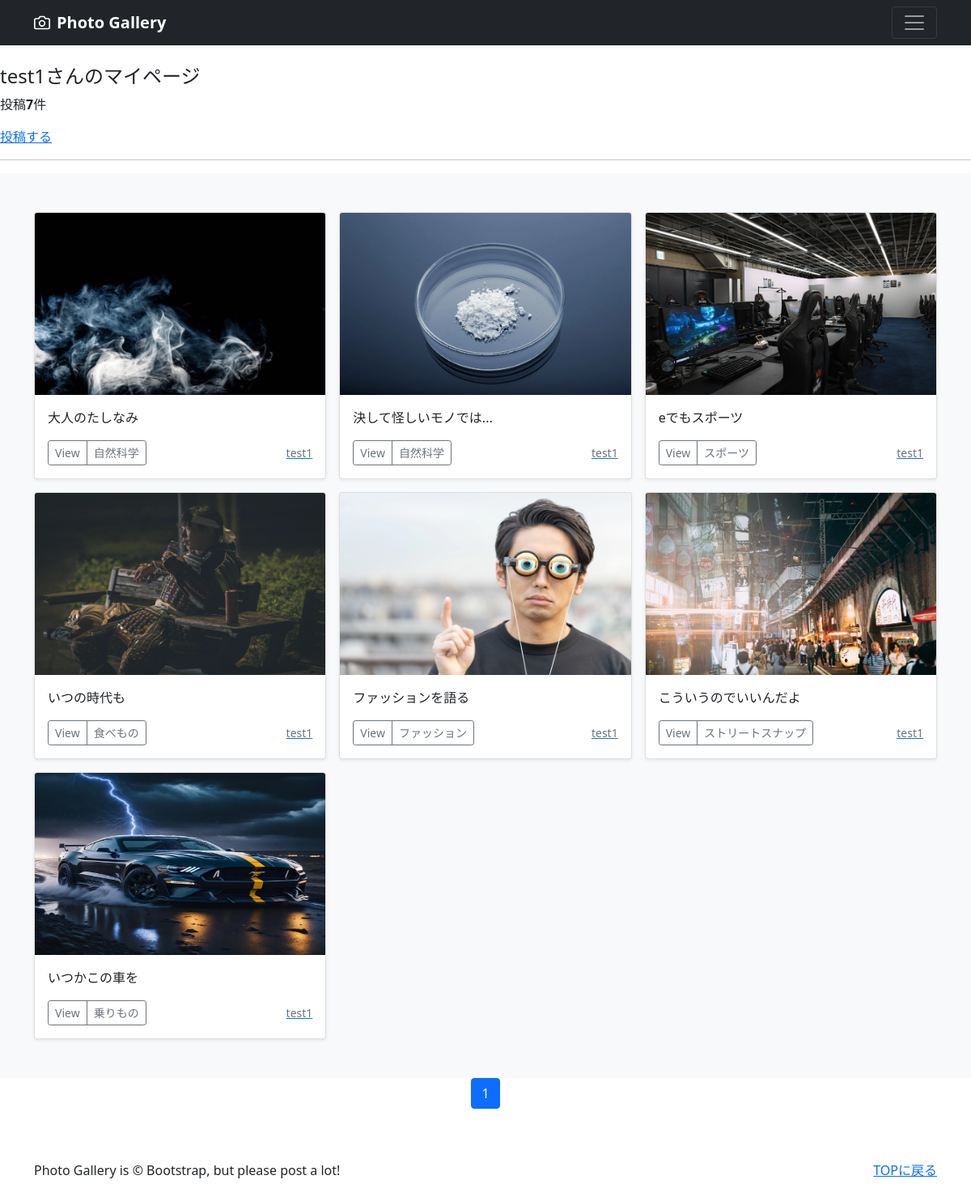
Page /mapage/ (signed in) on the committed database.
### accounts/models.py (models this page shows)
class CustomUser(AbstractUser):
    pass

### photo/models.py (models this page shows, shortened)
class PhotoPost(models.Model):
    user = models.ForeignKey(
        CustomUser,
        verbose_name='ユーザー',
        on_delete=models.CASCADE
        )
    category = models.ForeignKey(
        Category,
        verbose_name='カテゴリ',
        on_delete=models.PROTECT
        )
    title = models.CharField(
        verbose_name='タイトル',
        max_length=200
        )
    comment = models.TextField(
        verbose_name='コメント'
        )
    image1 = models.ImageField(
        verbose_name='イメージ1',
        upload_to='photos'
        )
    image2 = models.ImageField(
        verbose_name='イメージ2',
        upload_to='photos',
        blank=True,
        null=True
        )
    posted_at = models.DateTimeField(
        verbose_name='投稿日時',
        auto_now_add=True
        )

class Category(models.Model):
    title = models.CharField(
        verbose_name='カテゴリ',
        max_length=20)

### photo/views.py (the view)
# urls.py: path('mapage/', views.MypageView.as_view(), name='mypage'),
class MypageView(ListView):
    template_name = 'mypage.html'
    paginate_by = 9
    def get_queryset(self):
        queryset = PhotoPost.objects.filter(user=self.request.user).order_by('-posted_at')
        return queryset

### photo/templates/mypage.html (shortened to what this page needs)
{% extends "base.html" %}
    {% block contents %}
    {% if user.is_authenticated %}
        <br>
        <div style="text-alig:center">
            <h4>{{user.username}}さんのマイページ</h4>
            {% if object_list.count == 0 %}
                <p>{{user.username}}さんの投稿はありません</p>
            {% else %}
                <p>投稿<strong>{{object_list.count}}</strong>件</p>
            {% endif %}
            <a href="{% url 'photo:post' %}">投稿する</a>
        </div>
        <hr>
    {% endif %}
    {% include "photos_list.html" %}
    {% include "pagination.html" %}
    {% endblock %}

### photo/templates/base.html (shortened to what this page needs)
{% load static %}
<!doctype html>
<html lang="ja" data-bs-theme="auto">
  <head><script src="../assets/js/color-modes.js"></script>
    <link href="https://cdn.jsdelivr.net/npm/bootstrap@5.0.2/dist/css/bootstrap.min.css"
          rel="stylesheet"
>
  </head>
<body>
<header>
  <div class="navbar navbar-dark bg-dark shadow-sm">
    <div class="container">
      <a href="{% url 'photo:index' %}" class="navbar-brand d-flex align-items-center">
        <strong>Photo Gallery</strong>
      </a>
      <button class="navbar-toggler" type="button" data-bs-toggle="collapse" data-bs-target="#navbarHeader" aria-controls="navbarHeader" aria-expanded="false" aria-label="Toggle navigation">
        <span class="navbar-toggler-icon"></span>
      </button>
    </div>
  </div>
</header>
<main>
  {% block contents %}{% endblock %}
</main>
<footer class="text-body-secondary py-5">
  <div class="container">
    <p class="float-end mb-1">
      <a href="#">TOPに戻る</a>
    </p>
    <p class="mb-1">Photo Gallery is &copy; Bootstrap, but please post a lot!</p>
  </div>
</footer>
    </body>
</html>

### photo/templates/photos_list.html (shortened to what this page needs)
<div class="album py-5 bg-light">
  <div class="container">
    <div class="row row-cols-1 row-cols-sm-2 row-cols-md-3 g-3">
      {% for record in object_list %}
      <div class="col">
        <div class="card shadow-sm">
          <img src="{{ record.image1.url }}"
               class="bd-placeholder-img card-img-top"
               width="100%" height="225"
               xmlns="http://www.w3.org/2000/svg"
               role="img" aria-label="Placeholder: Thumbnail"
               preserveAspectRatio="xMidYMid slice"
               focusable="false">
               <rect width="100%" height="100%" fill="#55595c"/>
          <div class="card-body">
            <p class="card-text">
              {{record.title}}
            </p>
            <div class="d-flex justify-content-between align-items-center">
              <div class="btn-group">
                <button type="button"
                        class="btn btn-sm btn-outline-secondary"
                        onclick="location.href='{% url 'photo:photo_detail' record.pk %}'">
                        View</button>
                <button type="button"
                        class="btn btn-sm btn-outline-secondary"
                        onclick="location.href='{% url 'photo:photos_cat' category=record.category.id %}'">
                        {{record.category.title}}</button>
              </div>
              <a href="{% url 'photo:user_list' user=record.user.id %}">
                <small class="text-muted">
                  {{record.user.username}}</small>
                </a>
            </div>
          </div>
        </div>
      </div>
      {% endfor %}
    </div>
  </div>
</div>

### photo/templates/pagination.html (shortened to what this page needs)
<ul class="pagination"
    style="justify-content:center">
    {% for num in page_obj.paginator.page_range %}
        {% if page_obj.number == num %}
        <li class="page-item active">
            <span class="page-link">{{ num }}</span>
        </li>
        {% endif %}
    {% endfor %}
</ul>

### photo/templates/base.html (style rules this page uses)
.bd-placeholder-img { font-size: 1.125rem; text-anchor: middle; -webkit-user-select: none; -moz-user-select: none; user-select: none; }

### rows in the picture
CustomUser: username "test1"
PhotoPost: image1 (picture), title "大人のたしなみ", category "自然科学", user.username "test1"
PhotoPost: image1 (picture), title "決して怪しいモノでは...", category "自然科学", user.username "test1"
PhotoPost: image1 (picture), title "eでもスポーツ", category "スポーツ", user.username "test1"
PhotoPost: image1 (picture), title "いつの時代も", category "食べもの", user.username "test1"
PhotoPost: image1 (picture), title "ファッションを語る", category "ファッション", user.username "test1"
PhotoPost: image1 (picture), title "こういうのでいいんだよ", category "ストリートスナップ", user.username "test1"
PhotoPost: image1 (picture), title "いつかこの車を", category "乗りもの", user.username "test1"

### other values in the picture
{{ object_list.count }} "7"
{{ num }} "1"
